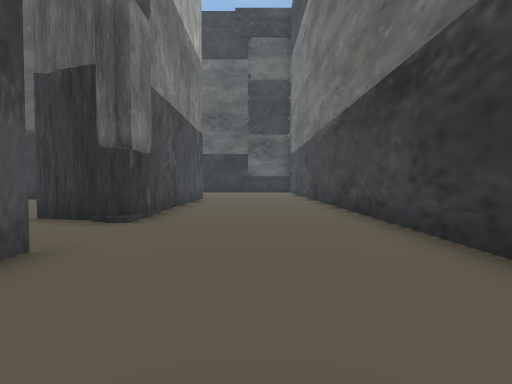
[1] (above)

16 first-person views from a walk through a scene from a Unity 3-D project. The camera is 1.4 m above the floor, tilts 2° down and sees 85° across. The floor is counted in squares, 2 m on a side. Each view is taken from the middle of a square. On the plan, view 1 faces up. The plan holds only what a view shows up to about 9 squares ahead; the rest is blank. The place goes on beyond the plan. The player is left out. Some animated figures are not drawn.

[2]
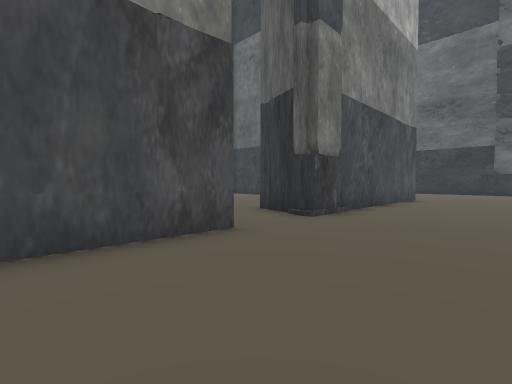

[3]
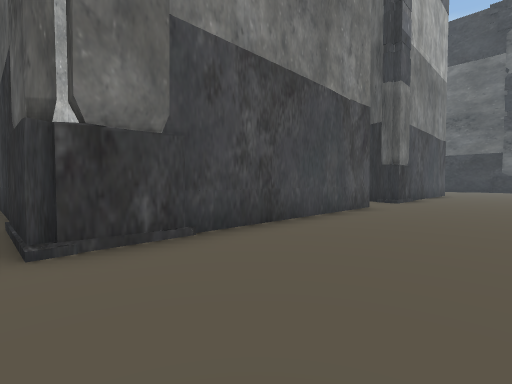

[4]
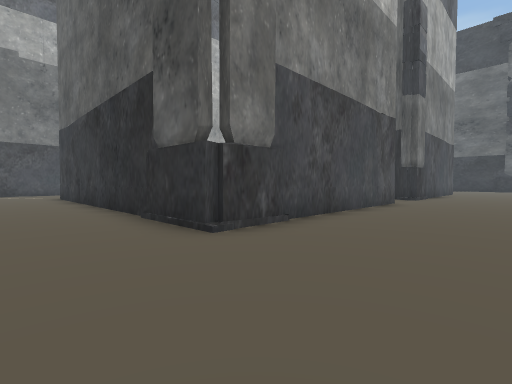

[5]
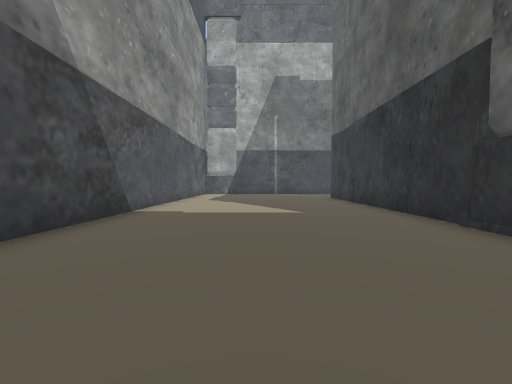

[6]
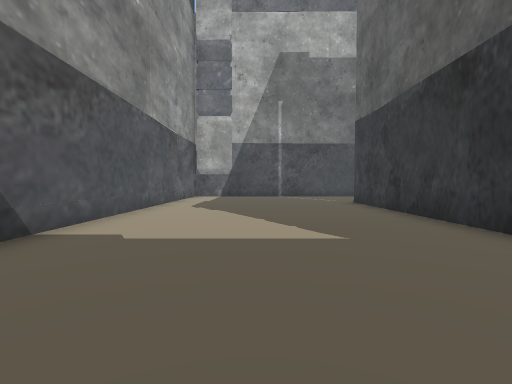

[7]
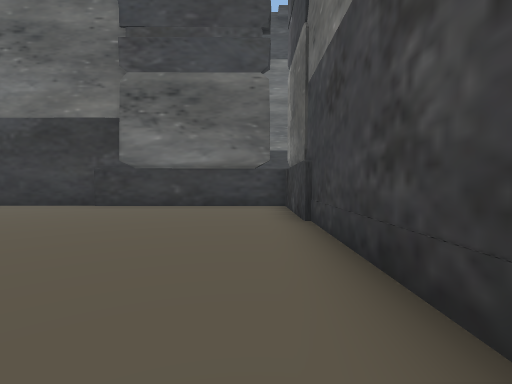

[8]
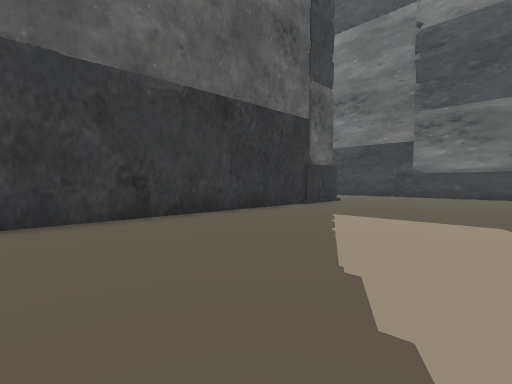

[9]
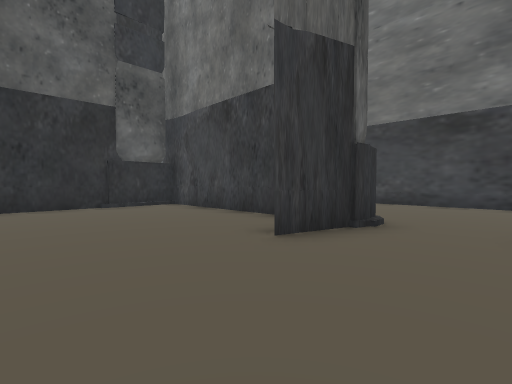

[10]
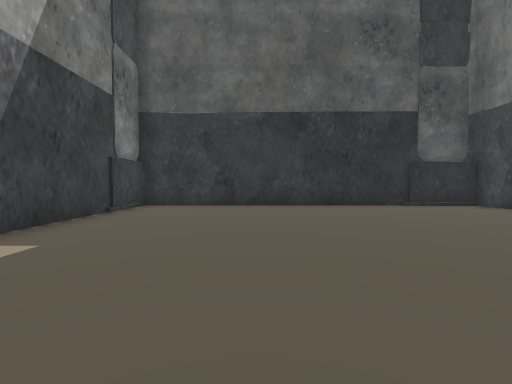

[11]
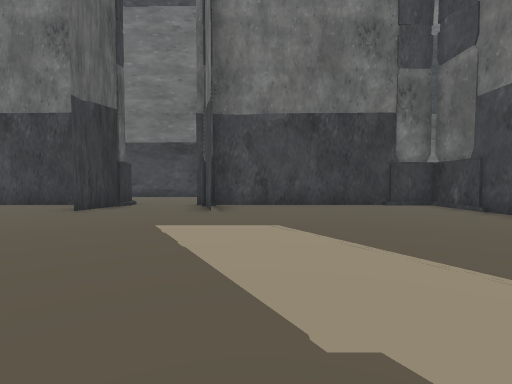

[12]
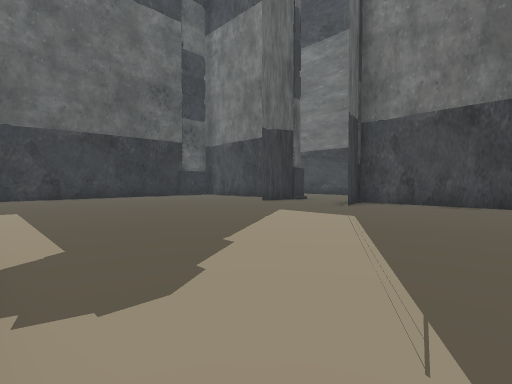

[13]
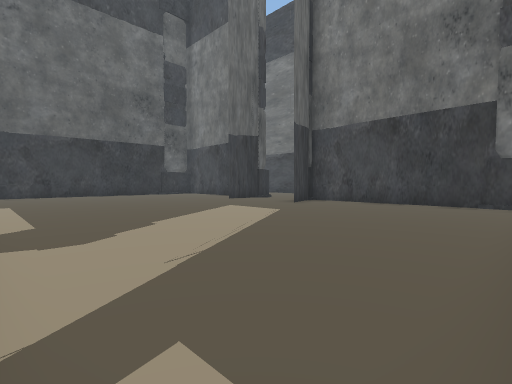

[14]
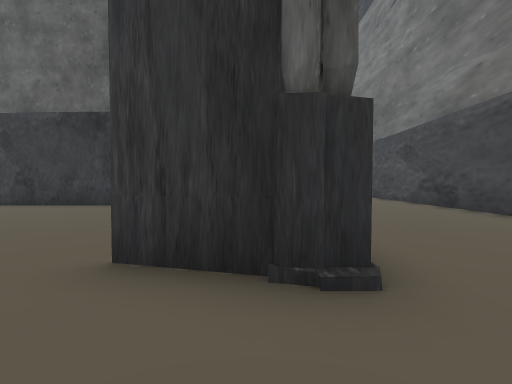

[15]
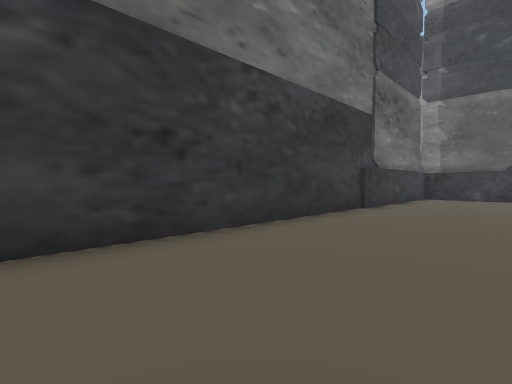

[16]
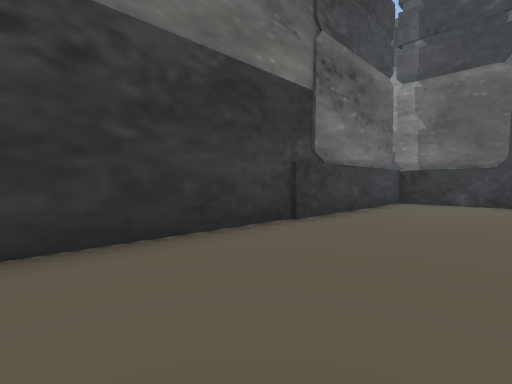

### Floor plan
Points are (right, up) in squares from view 1. A wall is a line through its corners. A room is listed if a view was taken in it or the views show most of it. See-through windows are left out.
Room 1 (views 1, 2, 3, 4, 5, 6, 7, 8, 15, 16)
walls: (-2.3, 2.9) (-2.3, -4.6) (-12, -4.6); (2.3, -10.9) (2.3, 11.5); (-12, -11) (1.9, -11); (-2.3, 9.5) (-2.3, 4.9)
ways out: opening at (-2.5, 3.5) to room 2
Room 2 (views 9, 10, 11, 12, 13, 14)
walls: (-4.2, 2.1) (-2.5, 2.6); (-3.4, 2.1) (-4.3, 1.9); (-2.3, 4.9) (-2.6, 4.9); (-2.3, 4.9) (-4.3, 5.4); (-2.5, 6.5) (-2.5, 11.4) (-12.4, 11.4) (-12.4, 9.9); (-5.2, -4.4) (-2.5, -4.3) (-2.5, 2.3)
ways out: opening at (-2.5, 3.5) to room 1

Positions as (right, up) in squares from view 1, and headings:
1: (0, 0), facing up
2: (1, 0), facing up-left
3: (1, -5), facing up-left
4: (1, -7), facing up-left
5: (0, -8), facing left
6: (-3, -8), facing left
7: (-6, -10), facing right
8: (-12, -10), facing up-right
9: (-7, 3), facing up-right
10: (-9, 3), facing up
11: (-11, 1), facing right
12: (-12, -2), facing up-right
13: (-12, -4), facing up-right
14: (-3, 3), facing up
15: (-1, 2), facing down-right
16: (-1, -1), facing down-right
